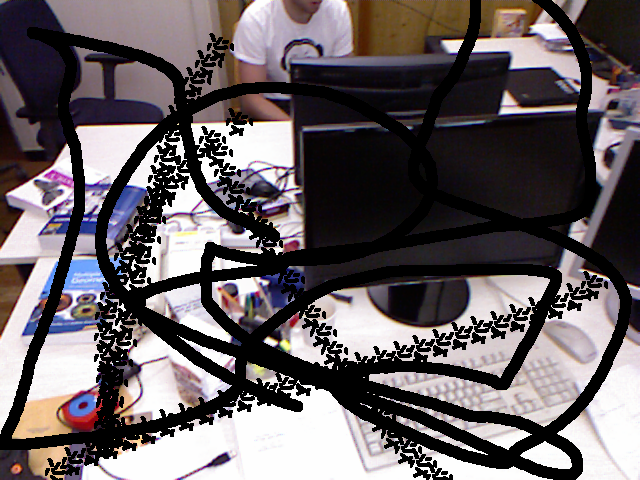
%> input picture Multiple_View_Geometry_Lecture_Enders/ex9/rgb/1305031102.175304_broken.png, 640 x 480 px
$ octave doAlignment_solution.m   (GNU Octave 9; MATLAB toolbox functions it lacks are replaced by stand-ins)
%> lines starting %> are read from the running program, lines starting %| are printed output that depends on the picture
### Multiple_View_Geometry_Lecture_Enders/ex9/imreadbw.m
function I = imreadbw(file)
%> called with file = 'rgb/1305031102.175304_broken.png'
I=im2double(imread(file)) ;

if(size(I,3) > 1)
  I = rgb2gray( I ) ;
%> I: size 480x640 double
end

### Multiple_View_Geometry_Lecture_Enders/ex9/doAlignment_solution.m
K = [517.3 0 318.6;	0 516.5 255.3; 0 0 1];
c2 = double(imreadbw('rgb/1305031102.175304_broken.png'));
c1 = double(imreadbw('rgb/1305031102.275326.png'));
%> call 2 of imreadbw, with file = 'rgb/1305031102.275326.png'
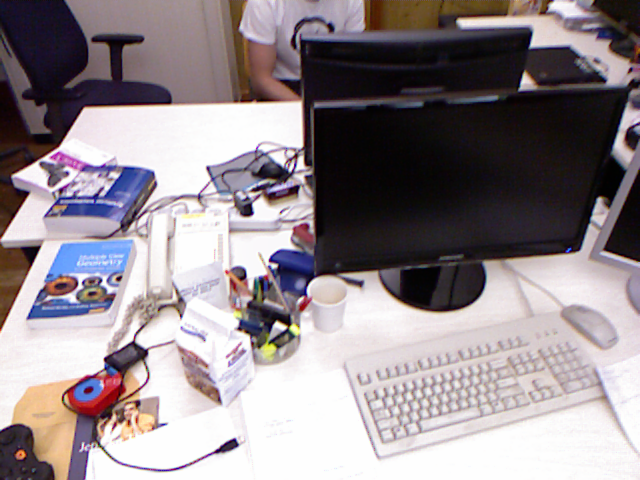
%> input picture Multiple_View_Geometry_Lecture_Enders/ex9/rgb/1305031102.275326.png, 640 x 480 px


d2 = double(imread('depth/1305031102.160407.png'))/5000;
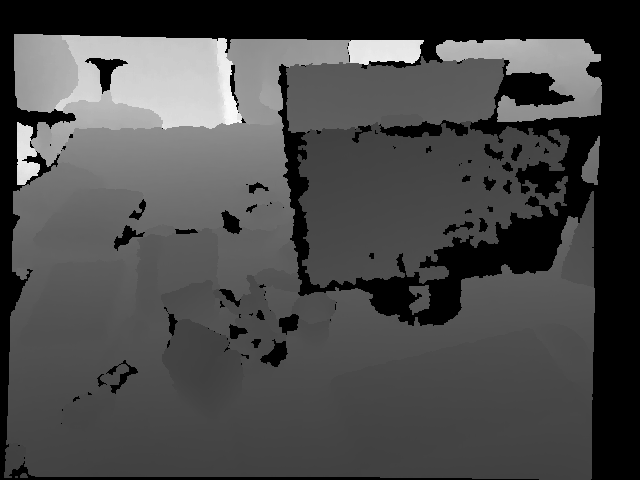
%> input picture Multiple_View_Geometry_Lecture_Enders/ex9/depth/1305031102.160407.png, 640 x 480 px
%> d2: size 480x640 double; min 0, max 3.72, mean 1.07
d1 = double(imread('depth/1305031102.262886.png'))/5000;
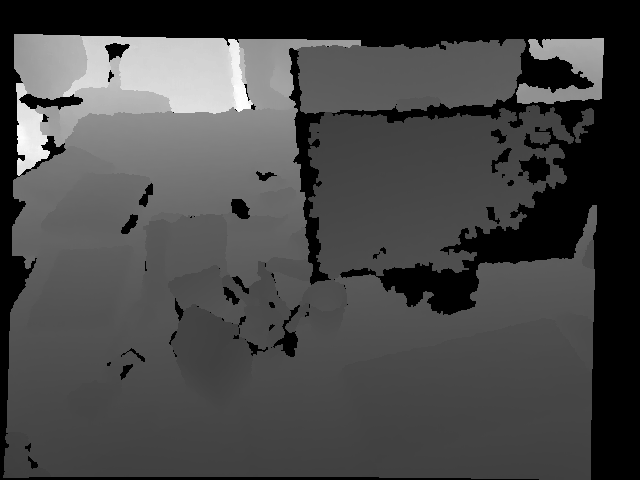
%> input picture Multiple_View_Geometry_Lecture_Enders/ex9/depth/1305031102.262886.png, 640 x 480 px
%> d1: size 480x640 double; min 0, max 3.6, mean 1

% result:
% approximately  -0.0018    0.0065    0.0369   -0.0287   -0.0184   -0.0004

%%
K = [ 535.4  0 320.1;	0 539.2 247.6; 0 0 1];
c1 = double(imreadbw('rgb/1341847980.722988_broken.png'));
%> call 3 of imreadbw, with file = 'rgb/1341847980.722988_broken.png'
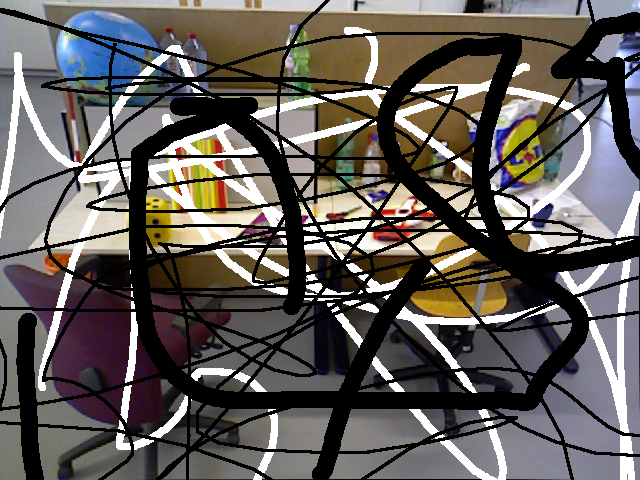
%> input picture Multiple_View_Geometry_Lecture_Enders/ex9/rgb/1341847980.722988_broken.png, 640 x 480 px
%> in imreadbw (call 3), `I = rgb2gray( I ) ;`:
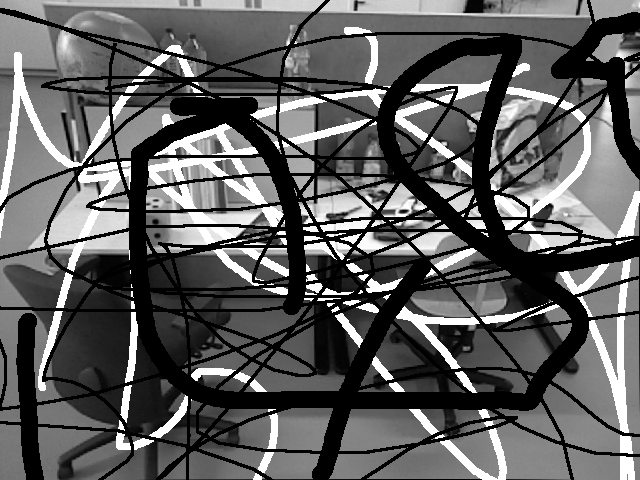
%> I: size 480x640 double; min 0, max 1, mean 0.371
c2 = double(imreadbw('rgb/1341847982.998783.png'));
%> call 4 of imreadbw, with file = 'rgb/1341847982.998783.png'
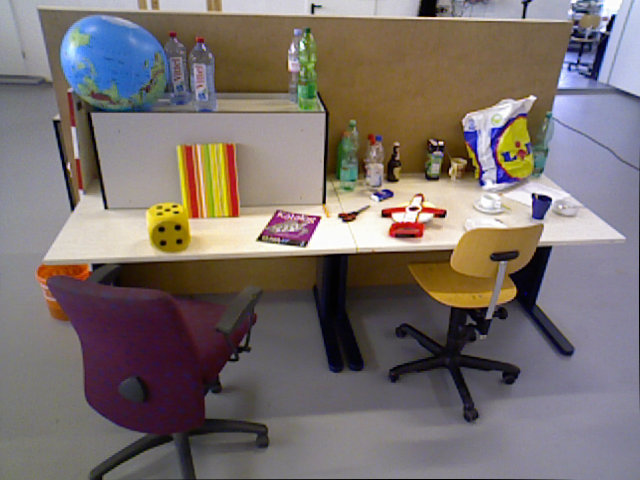
%> input picture Multiple_View_Geometry_Lecture_Enders/ex9/rgb/1341847982.998783.png, 640 x 480 px
%> in imreadbw (call 4), `I = rgb2gray( I ) ;`:
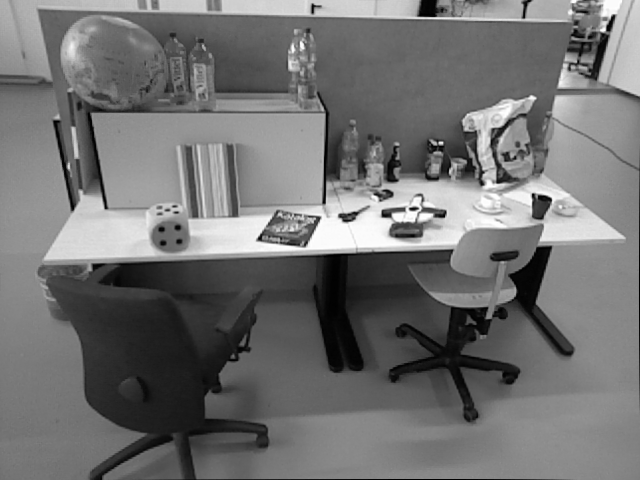
%> I: size 480x640 double; min 0, max 0.997, mean 0.448


%> (the run ends here)
